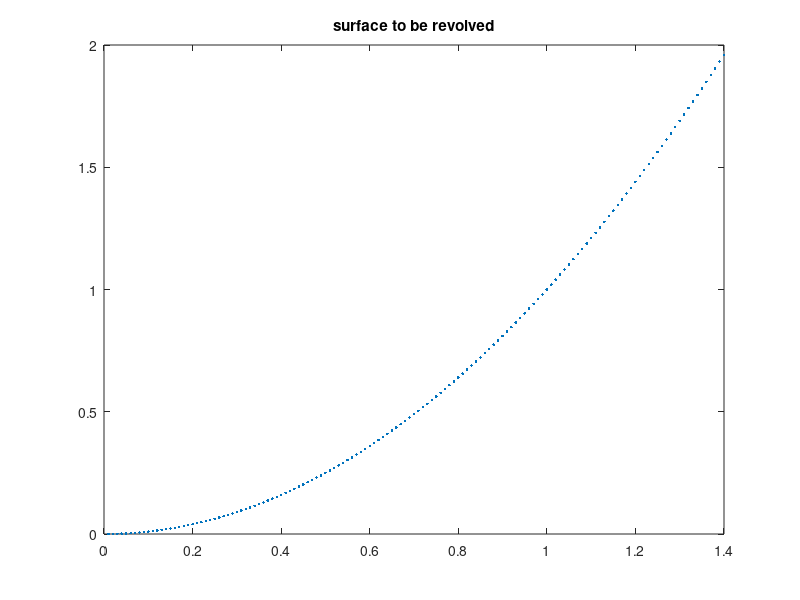

This chart was generated by the following MATLAB code: (Note: this script raises an error after producing the figure.)
% Surface Revolution of a function will give us the target 3d shape that we wish to generate via tailoring
% We can choose to split the patterns towards the end in order to reduce
% the effect of wrinkling at ends with the boolean SPLIT.

clear all; clc; close all
deltaX=0.01;  % Set this to smaller value for a more continous pattern.
xRangeStart=deltaX; xRangeEnd=1.4;
x_Mat=xRangeStart:deltaX:xRangeEnd;
A=1;%B=1;
% Define the function which is to be revolved around y-axis.
func=@(x) A*(x).^2;% Function to be revolved to obtain the surface

% Use func2 as well in case of piecewise fuctions
% syms func2(x);
% func2(x) = (piecewise(0<x <0.3, func(0.3), 0.3 <= x <= xRangeEnd, func(x), 1));

y_Mat=func(x_Mat);
plot(x_Mat,y_Mat,'.')
title('surface to be revolved')

SPLIT=0;

%% Plot the fraction of circumference to be removed as a function of radius.
figure;
i=length(x_Mat);
Per_sub=zeros(i,1);
Frac=zeros(i,1);
r_Mat=zeros(i,1);

for j=1:1:i
    dx=0.01;  % Can be set to lower value such as 0.001 for more accurate results
    Xmat=0:dx:x_Mat(j);
%     Ymat=-A*Xmat.^2+B*Xmat.^4;
    Ymat=(func(Xmat));
    r=arclength(Xmat,Ymat,'sp');
    r_Mat(j)=r;
    Per_sub(j)=2*pi*(r-x_Mat(j));
    Frac(j)=2*pi*(r-x_Mat(j))./(2*pi*r);
end
plot(r_Mat,Frac)
title('Fraction of perimeter to be removed at radius r')
%% Distribute in n-Petals with optional SPLIT
% We divide the fraction to be removed into petals.
figure
% Contraction factor gamma given as InitalLength/ContractedLength
gamma=0.5;         
n_=8; % Number of petals
alpha=1/gamma;  % Could be replaced by a matrix instead of a constant value
alphaMat=alpha*ones(length(r_Mat),1);


cycleCount=length(r_Mat)

if SPLIT==1
%   Split the alpha for different petals.
    sin_Mat=alpha*sin([0:pi/length(r_Mat):pi-pi/length(r_Mat)]);
    sin_Mat(1:length(r_Mat)/2)=alpha;
    alpha_=sin_Mat'.*ones(length(r_Mat),1);
    Left_Mat=alphaMat-alpha_;
    rMat=r_Mat;
    FracC=alpha_.*Frac;
    FracLeft=Left_Mat.*Frac;
    
    for i=2:1:length(rMat)
        i
    %     %Increase the number of petals in a range for rMat optionally.
    %     if i>length(rMat)/2
    %         n=2*n_;
    %     else
    %         n=n_;
    %     end
        n=n_;
        ThetaMat=0:2*pi/n:2*pi-2*pi/n;
        for j=1:1:n
            Theta = ThetaMat(j)-FracC(i)*2*pi/(2*n):0.0001:ThetaMat(j)+FracC(i)*2*pi/(2*n);  
            %Generate the Radius vector
            R = rMat(i);
            %Create a grid from angle and Radius
            [ThetaG,RG] = meshgrid(Theta,R);
            %Create X,Y matrices calculated on grid.
            X = RG.*cos(ThetaG);
            Y = RG.*sin(ThetaG);
            %Calculate the function
            Z = RG;
            %Surf plot
            polarplot(ThetaG,RG,'.k','MarkerSize',3);
            hold on

            if(i>length(rMat)/2)
                Theta = ThetaMat(j)+(2*pi/(2*n))-FracLeft(i)*2*pi/(2*n):0.0001:...
                    ThetaMat(j)+(2*pi/(2*n))+FracLeft(i)*2*pi/(2*n);  
                %Generate the Radius vector
                R = rMat(i);
                %Create a grid from angle and Radius
                [ThetaG,RG] = meshgrid(Theta,R);
                %Create X,Y matrices calculated on grid.
                X = RG.*cos(ThetaG);
                Y = RG.*sin(ThetaG);
                %Calculate the function
                Z = RG;
                %Surf plot
                polarplot(ThetaG,RG,'.k','MarkerSize',3);
                hold on
            end
        end     
    end
    grid off
    set(gca,'RTickLabel',[]);
    
else
    
    FracC=alpha.*Frac;
    rMat=r_Mat;
    for i=2:1:length(rMat)
    i
    n=n_;
    ThetaMat=0:2*pi/n:2*pi-2*pi/n;
    for j=1:1:n
        Theta = ThetaMat(j)-FracC(i)*2*pi/(2*n):0.0001:ThetaMat(j)+FracC(i)*2*pi/(2*n);  
        %Generate the Radius vector
        R = rMat(i);
        %Create a grid from angle and Radius
        [ThetaG,RG] = meshgrid(Theta,R);
        %Create X,Y matrices calculated on grid.
        X = RG.*cos(ThetaG);
        Y = RG.*sin(ThetaG);
        %Calculate the function
        Z = RG;
        %Surf plot
        polarplot(ThetaG,RG,'.k','MarkerSize',3);
        hold on

    end     
    end
    grid off
    set(gca,'RTickLabel',[]);
end
